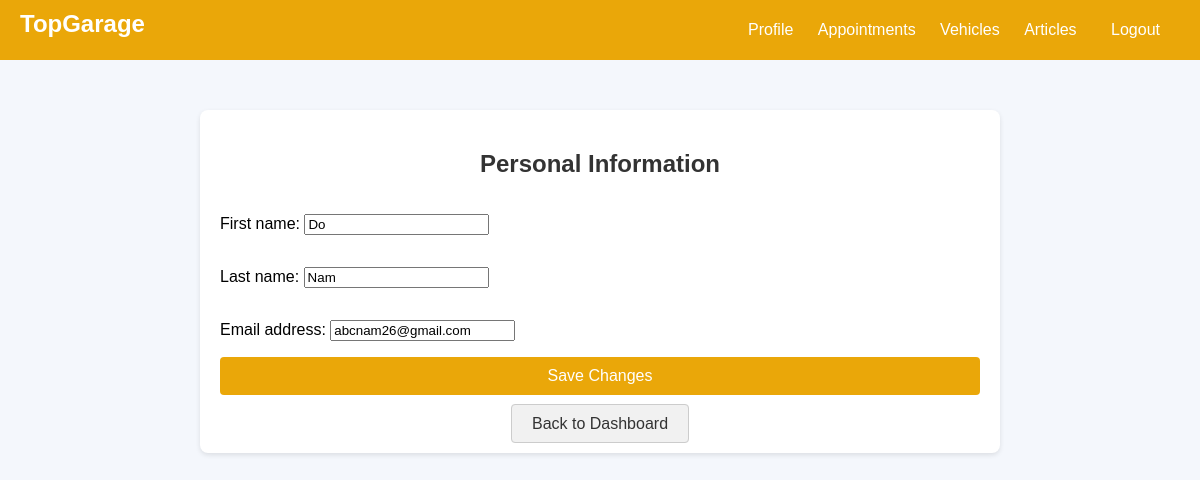
Page /profile/ (signed in) on the committed database.
### main/models.py (models this page shows)
class User(AbstractUser):
    ROLE_CHOICES = [('User', 'User'), ('Admin', 'Admin')]
    role = models.CharField(max_length=10, choices=ROLE_CHOICES, default='User')
    groups = models.ManyToManyField(
        Group,
        related_name="custom_user_set",
        blank=True,
        help_text="The groups this user belongs to.",
        verbose_name="groups",
    )
    user_permissions = models.ManyToManyField(
        Permission,
        related_name="custom_user_permissions_set",
        blank=True,
        help_text="Specific permissions for this user.",
        verbose_name="user permissions",
    )

### main/views.py (the view)
# urls.py: path('profile/', views.profile_view, name='profile'),
@login_required
def profile_view(request):
    if request.method == 'POST':
        user_form = UserProfileForm(request.POST, instance=request.user)
        if user_form.is_valid():
            user_form.save()
            messages.success(request, 'Your profile has been updated successfully.')
            return redirect('profile')
    else:
        user_form = UserProfileForm(instance=request.user)
    return render(request, 'main/dashboard/profile.html', {'user_form': user_form})

### main/forms.py
class UserProfileForm(forms.ModelForm):
    class Meta:
        model = User
        fields = ['first_name', 'last_name', 'email']

### main/templates/main/dashboard/profile.html (shortened to what this page needs)
<!DOCTYPE html>
<html lang="en">
<head>
</head>
<body>
{% include 'components/header.html' %}
  <div class="container">
    <h2>Personal Information</h2>
    <form method="post" action="{% url 'profile' %}">
      {{ user_form.as_p }}
      <button type="submit">Save Changes</button>
    </form>
    <div class="back-button">
      <a href="{% url 'user_dashboard' %}">Back to Dashboard</a>
    </div>
  </div>
</body>
</html>

### main/templates/main/dashboard/profile.html (style rules this page uses)
* { box-sizing: border-box; }
body { font-family: Arial, sans-serif; background-color: #f4f4f4; margin: 0; padding: 0; }
.container { max-width: 800px; margin: 50px auto; background-color: white; padding: 20px; box-shadow: 0 2px 5px rgba(0, 0, 0, 0.1); border-radius: 8px; }
h2 { text-align: center; color: #333; }
form { display: flex; flex-direction: column; }
button { background-color: #EAA709; color: white; padding: 10px; border: none; border-radius: 4px; font-size: 16px; cursor: pointer; }
.back-button { margin-top: 20px; text-align: center; }
.back-button a { color: #333; text-decoration: none; font-size: 16px; padding: 10px 20px; background-color: #f1f1f1; border: 1px solid #ccc; border-radius: 4px; }

### main/templates/components/header.html (style rules this page uses)
body { font-family: Arial, sans-serif !important; background-color: #f4f7fc !important; margin: 0 !important; padding: 0 !important; }

### rows in the picture
User: first_name "Do", last_name "Nam", email "abcnam26@gmail.com"
